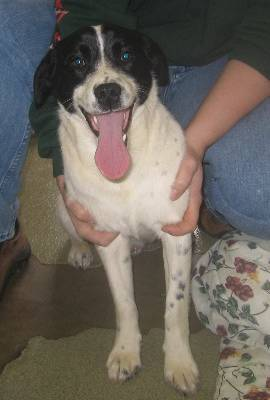
#> input picture  datasets/IZ_36_Ansamble_c&d_test/dog.1049.jpg, 270 x 400 px, found by its file name
$ jupyter execute --allow-errors IZ_36_STACCING_python.ipynb
#> lines starting #> are read from the running program, lines starting #| are printed output that depends on the picture
В данном упражнении вам предстоит решить уже знакомую задачу классификации изображений – отделить изображения кошек от изображений собак, используя ансамбль моделей на основе стекинга.

В предложенном архиве находится выборка, включающая в себя изображения кошек и собак (по 500 изображений). Имя каждого изображения, для удобства, имеет следующий формат: cat/dog.номер_изображения.jpg в зависимости от того, какое животное присутствует на изображении. Данная выборка используется для обучения классификатора и его оценки.
Следующая выборка предназначена для классификации новых объектов после построения классификатора.
Обучите базовые алгоритмы на исходном наборе данных:

Классификатор с мягким зазором и параметрами: C = 1.25, random_state = 80, остальные параметры по умолчанию;
Бэггинг деревьев принятия решений. Параметры дерева: criterion = 'entropy', min_samples_leaf = 10, max_leaf_nodes = 20, random_state = 80, остальные параметры по умолчанию. Параметры бэггинга: n_estimators = 13, random_state = 80;
Случайный лес с параметрами: n_estimators = 13, criterion = 'entropy', min_samples_leaf = 10, max_leaf_nodes = 20, random_state = 80, остальные параметры по умолчанию.
2. Обучите метаалгоритм — логистическая регрессия: solver='lbfgs', random_state = 80, остальные параметры по умолчанию. Оцените его точность при cv = 2.

3. Обучите модель стэкинга. Используйте 2-fold (cv = 2) кросс-валидацию для оценки.

Введите долю правильной классификации (Accuracy):
Выполните предсказание для изображений, указанных ниже и определите вероятность отнесения изображений к классу 1 (cat) с помощью обученного метаалгоритма. Ответы округлите до тысячных.

[cell 1]
#!pip install --upgrade pip
#!pip install imutils
#!pip install opencv-python
#!pip install --upgrade scikit-learn==0.23.0

[cell 2]
from IPython.display import Image
from imutils import paths
import numpy as np
import cv2
import os

from sklearn.ensemble import BaggingClassifier
from sklearn.tree import DecisionTreeClassifier
from sklearn.svm import LinearSVC
from sklearn.ensemble import RandomForestClassifier

from sklearn.linear_model import LogisticRegression
from sklearn.ensemble import StackingClassifier

Для работы с изображениями, найдем их гистограммы — характеристики распределения интенсивности изображения. Для этого можно воспользоваться следующим методом.

[cell 3]
def extract_histogram(image, bins=(8, 8, 8)):
    hist = cv2.calcHist([image], [0, 1, 2], None, bins, [0, 256, 0, 256, 0, 256])
    cv2.normalize(hist, hist)
    return hist.flatten()

Считаем изображения из корневой папки train и вычислим гистограмму каждого изображения. Кроме того, отделим метку каждого изображения.

[cell 4]
imagePaths = sorted(list(paths.list_images('/Users/ekaterina/github_repos/ITMO_STUDY/ datasets/  IZ_36_Ansamble_cats&dogs_train-2')))
trainData = []
labels = []

for (i, imagePath) in enumerate(imagePaths):
    image = cv2.imread(imagePath, 1)
    label = imagePath.split(os.path.sep)[-1].split(".")[0]
    hist = extract_histogram(image)
    trainData.append(hist)
    labels.append(label)

[cell 5]
 # Преобразуем метки в удобный формат 0 и 1. Cat заменяем на 1, Dog на 0.

Y = [1 if x == 'cat' else 0 for x in labels]

#> (a cell that did not finish here is left out)

Видно, что классом 1 у нас занумерованы коты (кошки).

Обучаем первый базовый классификатор - бэггинг деревьев принятия решений

[cell 7]
tree = DecisionTreeClassifier(criterion='entropy', #критерий разделения
                              min_samples_leaf=10, #минимальное число объектов в листе
                              max_leaf_nodes=20, #максимальное число листьев
                              random_state=80)
bagging = BaggingClassifier(tree, #базовый алгоритм
                            n_estimators=13, #количество деревьев
                            random_state=80)
#> (the rest of this cell did not finish here and is left out)

[cell 8]
#Теперь обучим модель почти-разделяющий гиперплосоксти.
svm = LinearSVC(random_state = 80, C = 1.25)
#> (the rest of this cell did not finish here and is left out)

[cell 9]
# И наконец обучаем третий базовый алгоритм — случайный лес

forest = RandomForestClassifier(n_estimators=13, #количество деревьев
                             criterion='entropy', #критерий разделения
                              min_samples_leaf=10, #минимальное число объектов в листе
                              max_leaf_nodes=20, #максимальное число листьев
                              random_state=80)
#> (the rest of this cell did not finish here and is left out)

[cell 10]
#Задаем в качестве решающего метаалгоритма логистическую регрессию:


lr = LogisticRegression(solver='lbfgs', random_state=80)

[cell 11]
#Обучаем метаалгоритм

base_estimators = [('SVM', svm), ('Bagging DT', bagging), ('DecisionForest', forest)]
sclf = StackingClassifier(estimators=base_estimators, final_estimator=lr, cv=2)
#> (the rest of this cell did not finish here and is left out)

#> (a cell that did not finish here is left out)

[cell 13]
# Вычислим предсказания для объекта из папки test

singleImage = cv2.imread('/Users/ekaterina/github_repos/ITMO_STUDY/ datasets/IZ_36_Ansamble_c&d_test/dog.1049.jpg')
#> singleImage is the input picture: shape (400, 270, 3); mean B, G, R 93.3, 100.8, 106.8
histt = extract_histogram(singleImage)
#> histt = 512 values, max 0.644 at index 73, min 0 at index 3, mean 0.00789
histt2 = histt.reshape(1, -1)
#> (the rest of this cell did not finish here and is left out)

[cell 14]
Image(filename='/Users/ekaterina/github_repos/ITMO_STUDY/ datasets/IZ_36_Ansamble_c&d_test/dog.1049.jpg')

#> (a cell that did not finish here is left out)

#> (a cell that did not finish here is left out)

[cell 17]
singleImage = cv2.imread('/Users/ekaterina/github_repos/ITMO_STUDY/ datasets/IZ_36_Ansamble_c&d_test/dog.1028.jpg')
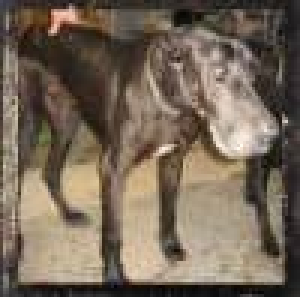
#> input picture  datasets/IZ_36_Ansamble_c&d_test/dog.1028.jpg, 100 x 99 px, found by its file name (shown 3 times larger)
#> singleImage is the input picture: shape (99, 100, 3); mean B, G, R 87.8, 103.5, 117.7
histt = extract_histogram(singleImage)
#> histt = 512 values, max 0.488 at index 73, min 0 at index 3, mean 0.00804
histt2_1028 = histt.reshape(1, -1)
#> (the rest of this cell did not finish here and is left out)

#> (a cell that did not finish here is left out)

[cell 19]
singleImage = cv2.imread('/Users/ekaterina/github_repos/ITMO_STUDY/ datasets/IZ_36_Ansamble_c&d_test/dog.1011.jpg')
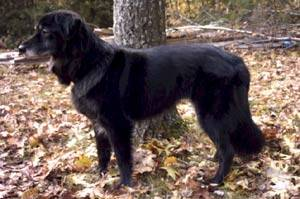
#> input picture  datasets/IZ_36_Ansamble_c&d_test/dog.1011.jpg, 300 x 199 px, found by its file name
#> singleImage is the input picture: shape (199, 300, 3); mean B, G, R 87.6, 94, 111.2
histt = extract_histogram(singleImage)
#> histt = 512 values, max 0.729 at index 0, min 0 at index 3, mean 0.00813
histt2_1011 = histt.reshape(1, -1)
#> (the rest of this cell did not finish here and is left out)
